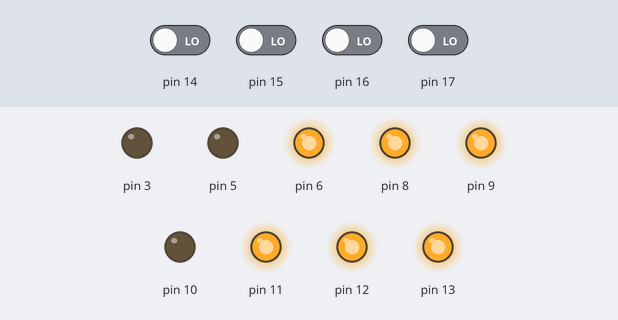
Recording of a sketch running on a simulated Arduino Uno, built with avr-gcc and run on an emulated ATmega328P. Parts: output pins drawn as LEDs (lit = HIGH). The inputs (shaded band) are chosen by the test bench; at power-on: pin 14–17 LOW.

Above: at 1.2 s.
1.3 s: pin 14 driven HIGH and pin 15 driven HIGH
At 2.2 s:
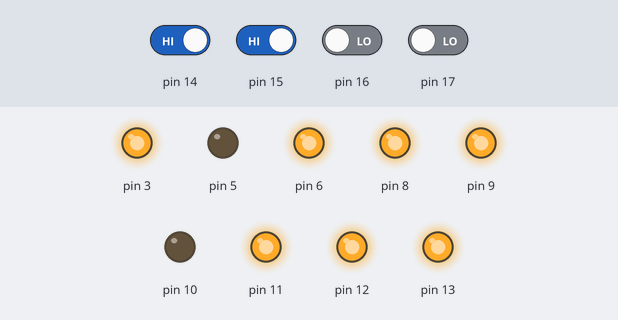
2.8 s: pin 16 driven HIGH
At 3.4 s:
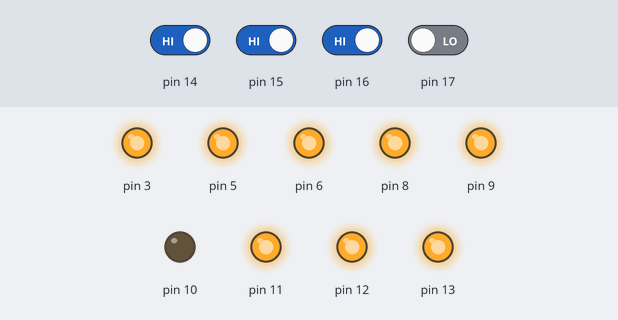
4.3 s: pin 14 driven LOW
At 5.5 s:
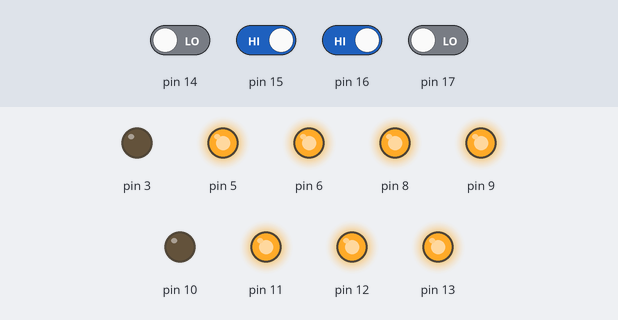
5.8 s: pin 14 driven HIGH
At 6.9 s:
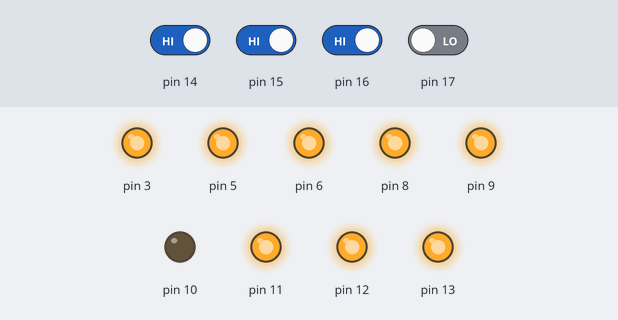
7.3 s: pin 15 driven LOW
At 8.0 s:
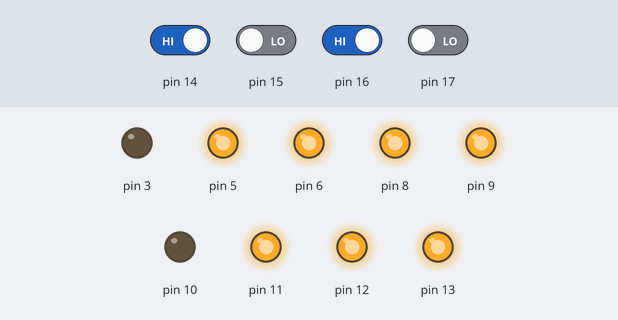
Timing chart, 0 to 9.8 s (numbered marks = the images above; inputs shaded):
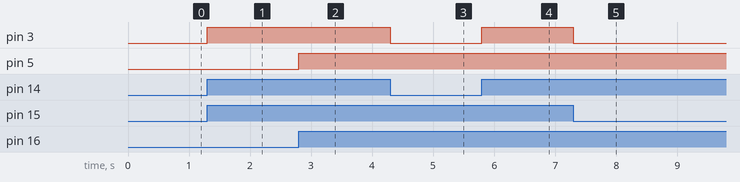

Measured:
- after the input at 1.3 s, pin 3: LOW → HIGH at once
- after the input at 2.8 s, pin 5: LOW → HIGH at once
- after the input at 4.3 s, pin 3: HIGH → LOW at once
- after the input at 5.8 s, pin 3: LOW → HIGH at once
- after the input at 7.3 s, pin 3: HIGH → LOW at once

The sketch:

andOrBlock.ino
```cpp
//#include <plcLib.h>
#include <plcLib_activeLOW.h>

/* Programmable Logic Controller Library for the Arduino and Compatibles

   Logical AND of two series switch groups using Block AND instruction

                     X0                     X2
                ----|  |----           ----|  |----
                |          |           |          |
            -----          -------------          -----
                |    X1    |           |    X3    |
                ----|  |----           ----|  |----

   Connections:
   Input - switch connected to input X0 (Arduino pin A0 / Tinkerkit pin I0)
   Input - switch connected to input X1 (Arduino pin A1 / Tinkerkit pin I1)
   Input - switch connected to input X2 (Arduino pin A2 / Tinkerkit pin I2)
   Input - switch connected to input X3 (Arduino pin A3 / Tinkerkit pin I3)
   Output - LED connected to output Y0 (Arduino pin 3 / Tinkerkit O5)
   Output - LED connected to output Y1 (Arduino pin 5 / Tinkerkit O4)
   Output - LED connected to output Y2 (Arduino pin 6 / Tinkerkit O3)
   Output - LED connected to output Y3 (Arduino pin 9 / Tinkerkit O2)

   Software and Documentation:
   http://www.electronics-micros.com/software-hardware/plclib-arduino/

*/

Stack stack1;        // Create a single-bit stack with 32 levels
Stack stack2;        // Create a single-bit stack with 32 levels

void setup() {
  setupPLC();        // Setup inputs and outputs
}

void loop() {
  /* block 1 - stack1
  |    X0                     X2                Y0
  |----] [----+----------+----] [----+----------( )-----|
  |           |          |           |
  |    X1     |          |    X3     |
  |----] [----+          +----] [----+
  */
                     // Calculate First Branch
  in(X0);            // Read switch connected to Input 0
  orBit(X1);         // Logical OR with Input 1
  stack1.push();     // Push temporary result onto the stack

                     // Calculate second branch
  in(X2);            // Read switch connected to Input 2
  orBit(X3);         // Logical OR with Input 3

  stack1.andBlock(); // Merge series branches using Block AND
  out(Y0);           // Send result to Output 0

  /* block 2 - stack2
  |    X0                     X1                Y0
  |----] [----+----------+----] [----+----------( )-----|
  |                                  |
  |    X2                     X3     |
  |----] [----+----------+----] [----+
  */
                     // Calculate First Branch
  in(X0);            // Read switch connected to Input 0
  andBit(X1);        // Logical AND with Input 1
  stack2.push();     // Push temporary result onto the stack

                     // Calculate second branch
  in(X2);            // Read switch connected to Input 2
  andBit(X3);        // Logical AND with Input 3

  stack2.orBlock();  // Merge branches using Block OR
  out(Y1);           // Send result to Output 0

}
```
